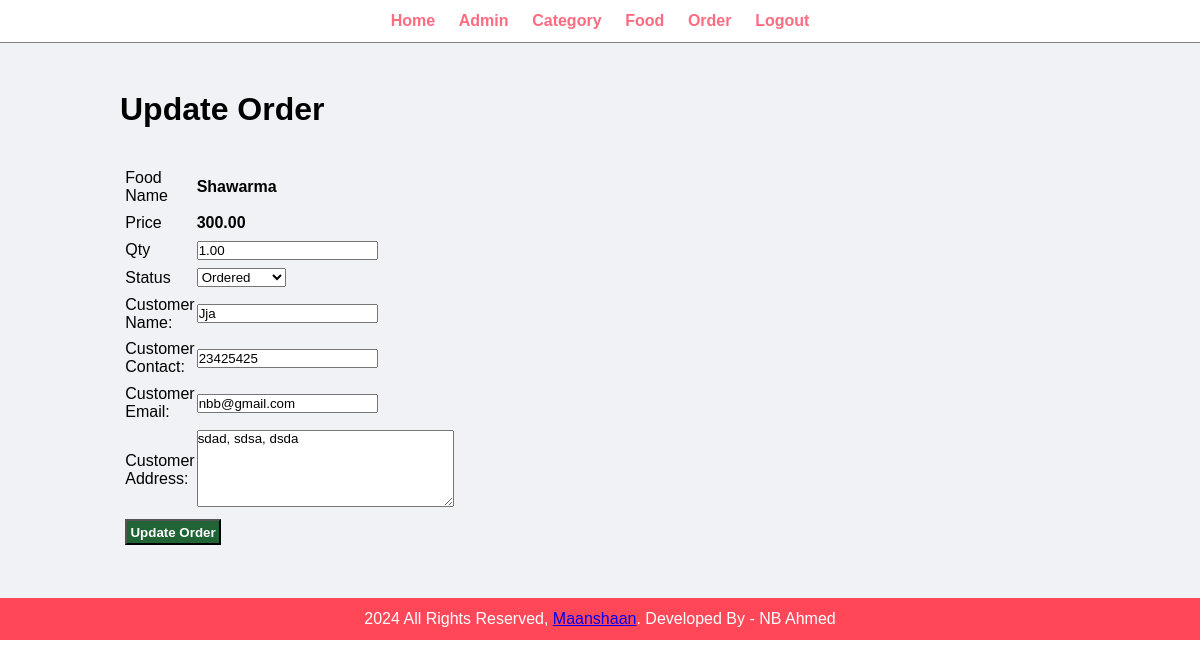
/admin/update-order.php?id=9 (signed in), run on the app's committed database.
### tables this page shows
CREATE TABLE `tbl_order` (
  `id` int(10) UNSIGNED NOT NULL,
  `food` varchar(150) NOT NULL,
  `price` decimal(10,2) NOT NULL,
  `qty` decimal(10,2) NOT NULL,
  `total` varchar(250) NOT NULL,
  `order_date` datetime NOT NULL,
  `status` varchar(50) NOT NULL,
  `customer_name` varchar(150) NOT NULL,
  `customer_contact` varchar(20) NOT NULL,
  `customer_email` varchar(150) NOT NULL,
  `customer_address` varchar(250) NOT NULL
);

### admin/update-order.php (the view, shortened to what this page needs)
<?php include('partials/menu.php');?>
<div class="main-content">
    <div class="wrapper">
        <h1>Update Order</h1>
        <br><br>
        <?php
           if(isset($_GET['id']))
           {
            $id = $_GET['id'];
            $sql = "SELECT * FROM tbl_order WHERE id=$id";
            $res  = mysqli_query($conn, $sql);
            $count = mysqli_num_rows($res);
            if($count == 1)
            {
                $row = mysqli_fetch_assoc($res);
                $food = $row['food'];
                $price = $row['price'];
                $qty = $row['qty'];
                $status = $row['status'];
                $customer_name = $row['customer_name'];
                $customer_contact = $row['customer_contact'];
                $customer_email = $row['customer_email'];
                $customer_address = $row['customer_address'];
            }
            else
            {
                header('location:'.SITEURL.'admin/manage-order.php');
            }
           }
           else
           {
               header('location:'.SITEURL.'admin/manage-order.php');
           }
        ?>
        <form action="" method="POST">
        <table class='tbl30'>
            <tr>
                <td>Food Name</td>
                <td><b><?php echo $food; ?></b></td>
            </tr>
            <tr>
                <td>Price</td>
                <td>
                    <b><?php echo $price; ?></b>
                </td>
            </tr>
            <tr>
                <td>Qty</td>
                <td>
                    <input type="number" name="qty" value="<?php echo $qty; ?>">
                </td>
            </tr>
            <tr>
                <td>Status</td>
                <td>
                    <select name="status">
                        <option <?php if($status=="Ordered"){echo "selected";} ?> value="Ordered">Ordered</option>
                    </select>
                </td>
            </tr>
            <tr>
                <td>Customer Name: </td>
                <td>
                    <input type="text" name="customer_name" value="<?php echo $customer_name; ?>">
                </td>
            </tr>
            <tr>
                <td>Customer Contact: </td>
                <td>
                    <input type="text" name="customer_contact" value="<?php echo $customer_contact; ?>">
                </td>
            </tr>
            <tr>
                <td>Customer Email: </td>
                <td>
                    <input type="text" name="customer_email" value="<?php echo $customer_email; ?>">
                </td>
            </tr>
            <tr>
                <td>Customer Address: </td>
                <td>
                    <textarea name="customer_address" cols="30" rows="5"><?php echo $customer_address; ?></textarea>
                </td>
            </tr>
            <tr>
                <td colspan="2">
                    <input type="submit" name="submit" value="Update Order" class="btn-secondary">
                </td>
            </tr>
        </table>
        </form>
    </div>
</div>
<?php include('partials/footer1.php') ?>

### css/admin.css (style rules this page uses)
* { margin: 0; padding: 0; font-family: Arial, Helvetica, sans-serif; }
.wrapper { padding: 1%; width: 80%; margin: 0 auto; }
.tbl30 { width: 30%; }
table tr td { padding: 1%; }
.btn-secondary { background-color: #206435; padding: 1%; color: white; text-decoration: none; font-weight: bold; }
.main-content { background-color: #f1f2f6; padding: 3% 0; }

### data on the page
tbl_order: food "Shawarma", price "300.00", qty "1.00", status "Ordered", customer_name "Jja", customer_contact "23425425", customer_email "nbb@gmail.com", customer_address "sdad, sdsa, dsda"
